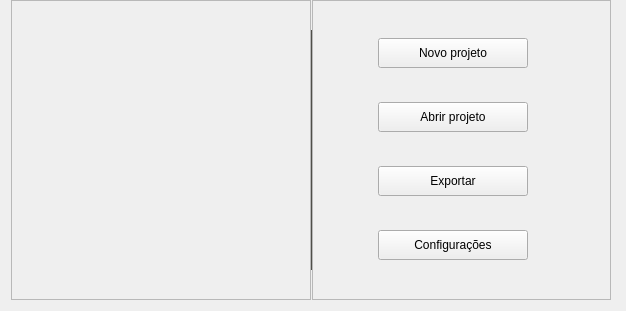
               <widget class="QWidget" name="pagina_inicial">
                <layout class="QVBoxLayout" name="verticalLayout_8">
                 <property name="topMargin">
                  <number>0</number>
                 </property>
                 <property name="rightMargin">
                  <number>15</number>
                 </property>
                 <item alignment="Qt::AlignHCenter">
                  <widget class="QWidget" name="widget_inicio" native="true">
                   <property name="minimumSize">
                    <size>
                     <width>600</width>
                     <height>300</height>
                    </size>
                   </property>
                   <property name="maximumSize">
                    <size>
                     <width>600</width>
                     <height>300</height>
                    </size>
                   </property>
                   <layout class="QHBoxLayout" name="horizontalLayout_10">
                    <property name="spacing">
                     <number>0</number>
                    </property>
                    <property name="leftMargin">
                     <number>0</number>
                    </property>
                    <property name="topMargin">
                     <number>0</number>
                    </property>
                    <property name="rightMargin">
                     <number>0</number>
                    </property>
                    <property name="bottomMargin">
                     <number>0</number>
                    </property>
                    <item>
                     <widget class="QFrame" name="frame_4">
                      <property name="styleSheet">
                       <string notr="true">background-image: url(:/imagens/images/logo256x256edit-azul.png);</string>
                      </property>
                      <property name="frameShape">
                       <enum>QFrame::StyledPanel</enum>
                      </property>
                      <property name="frameShadow">
                       <enum>QFrame::Raised</enum>
                      </property>
                     </widget>
                    </item>
                    <item>
                     <widget class="QFrame" name="frame_6">
                      <property name="minimumSize">
                       <size>
                        <width>1</width>
                        <height>0</height>
                       </size>
                      </property>
                      <property name="maximumSize">
                       <size>
                        <width>1</width>
                        <height>240</height>
                       </size>
                      </property>
                      <property name="styleSheet">
                       <string notr="true">background-color: rgb(102, 101, 95);</string>
                      </property>
                      <property name="frameShape">
                       <enum>QFrame::StyledPanel</enum>
                      </property>
                      <property name="frameShadow">
                       <enum>QFrame::Raised</enum>
                      </property>
                     </widget>
                    </item>
                    <item>
                     <widget class="QFrame" name="frame_5">
                      <property name="styleSheet">
                       <string notr="true"/>
                      </property>
                      <property name="frameShape">
                       <enum>QFrame::StyledPanel</enum>
                      </property>
                      <property name="frameShadow">
                       <enum>QFrame::Raised</enum>
                      </property>
                      <layout class="QVBoxLayout" name="verticalLayout_6">
                       <property name="leftMargin">
                        <number>65</number>
                       </property>
                       <item>
                        <widget class="QPushButton" name="btn_novo_projeto_home">
                         <property name="minimumSize">
                          <size>
                           <width>150</width>
                           <height>30</height>
                          </size>
                         </property>
                         <property name="maximumSize">
                          <size>
                           <width>150</width>
                           <height>30</height>
                          </size>
                         </property>
                         <property name="text">
                          <string>Novo projeto</string>
                         </property>
                        </widget>
                       </item>
                       <item>
                        <widget class="QPushButton" name="btn_abrir_projeto">
                         <property name="minimumSize">
                          <size>
                           <width>150</width>
                           <height>30</height>
                          </size>
                         </property>
                         <property name="maximumSize">
                          <size>
                           <width>150</width>
                           <height>30</height>
                          </size>
                         </property>
                         <property name="text">
                          <string>Abrir projeto</string>
                         </property>
                        </widget>
                       </item>
                       <item>
                        <widget class="QPushButton" name="pushButton">
                         <property name="minimumSize">
                          <size>
                           <width>150</width>
                           <height>30</height>
                          </size>
                         </property>
                         <property name="maximumSize">
                          <size>
                           <width>150</width>
                           <height>30</height>
                          </size>
                         </property>
                         <property name="text">
                          <string>Exportar</string>
                         </property>
                        </widget>
                       </item>
                       <item>
                        <widget class="QPushButton" name="pushButton_2">
                         <property name="minimumSize">
                          <size>
                           <width>150</width>
                           <height>30</height>
                          </size>
                         </property>
                         <property name="maximumSize">
                          <size>
                           <width>150</width>
                           <height>30</height>
                          </size>
                         </property>
                         <property name="text">
                          <string>Configurações</string>
                         </property>
                        </widget>
                       </item>
                      </layout>
                     </widget>
                    </item>
                   </layout>
                  </widget>
                 </item>
                </layout>
               </widget>
